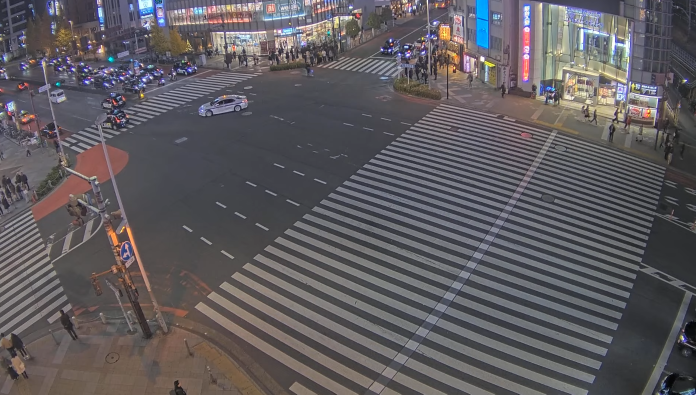
#> input picture sample_frame.jpg, 1391 x 789 px (shown at 1/2 size)
$ python checkinjson.py
#> lines starting #> are read from the running program, lines starting #| are printed output that depends on the picture; after the words box and inside, x2 and y2 are one past the last pixel; in counts of white or black regions, pixels touching at a corner belong together
import numpy as np
import json, cv2
img = cv2.imread("sample_frame.jpg")   # ganti nama file
#> img is the input picture: shape (789, 1391, 3); mean B, G, R 95.5, 91.7, 95.4
zones = json.load(open("zonestest.json"))
#> (reads zonestest.json from the repository)
vis = img.copy()
for name, poly in zones.items():
    pts = cv2.convexHull(np.array(poly, dtype=int))
    cv2.polylines(vis, [np.array(poly, int)], True, (0,255,255), 2)
    cx = int(sum(p[0] for p in poly)/len(poly)); cy = int(sum(p[1] for p in poly)/len(poly))
    cv2.putText(vis, f"{name}", (cx,cy), cv2.FONT_HERSHEY_SIMPLEX, 0.8, (0,255,255), 2)
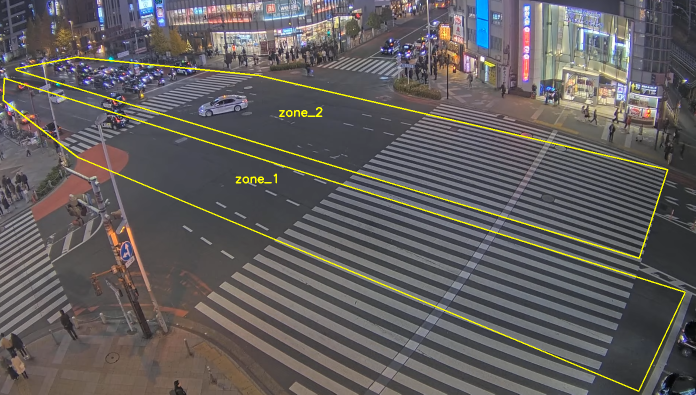
#> vis: shape (789, 1391, 3) (shown at 1/2 size); 1.6% of pixels changed, all inside (x1, y1, x2, y2) = (5, 113, 1372, 784)
cv2.imshow("zones", cv2.resize(vis, (1280,720)))
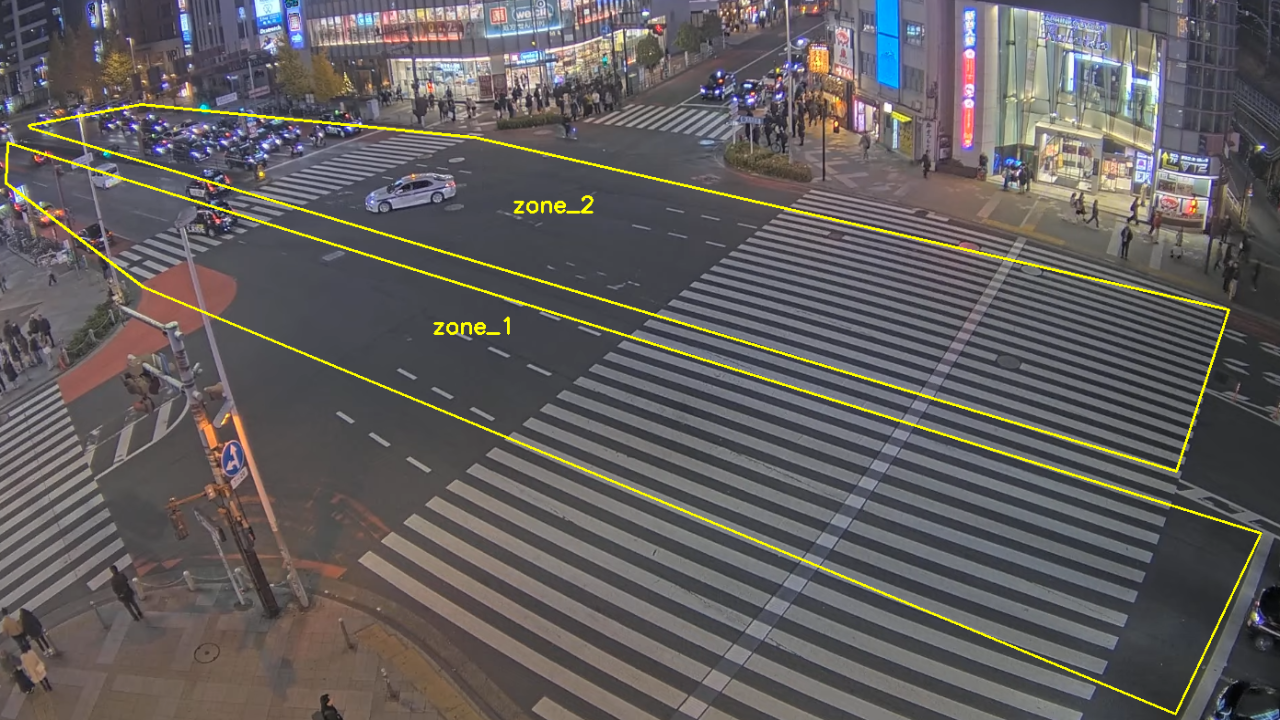
#> window 'zones': shape (720, 1280, 3); mean B, G, R 93.9, 94.3, 98
cv2.waitKey(0)
cv2.destroyAllWindows()
